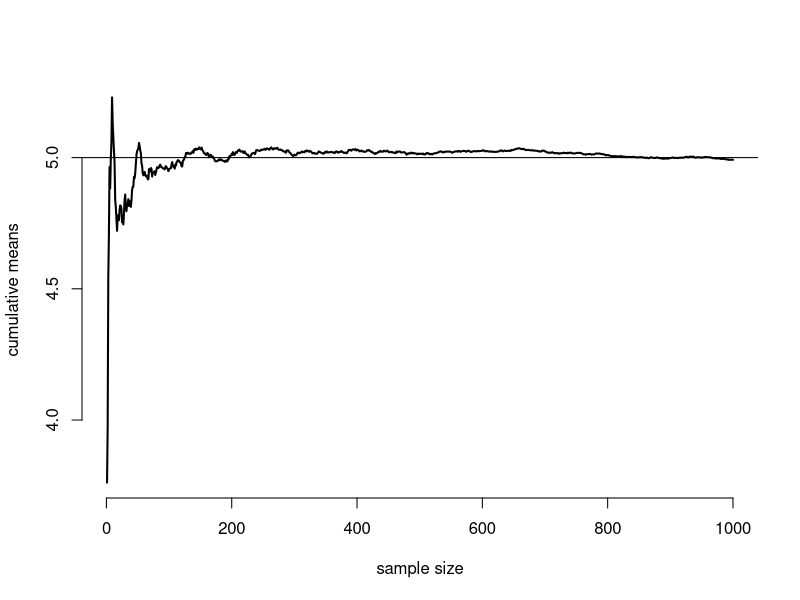
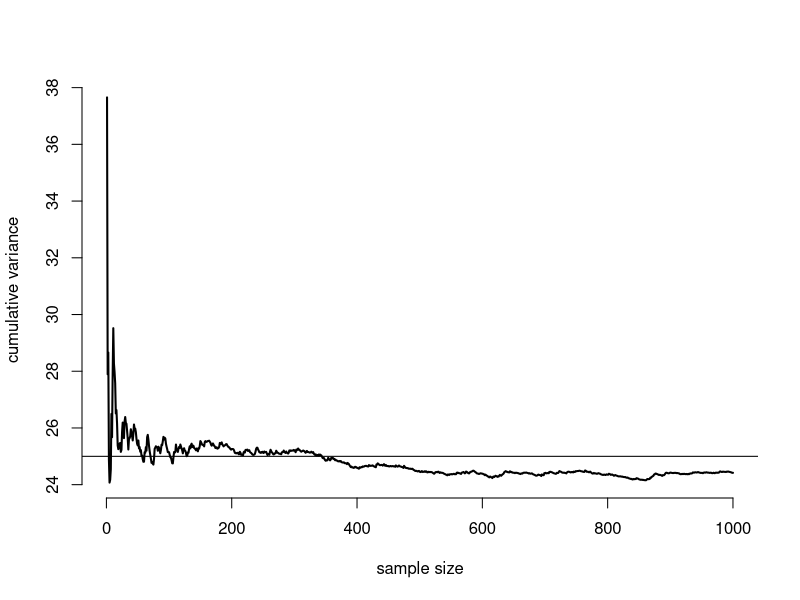
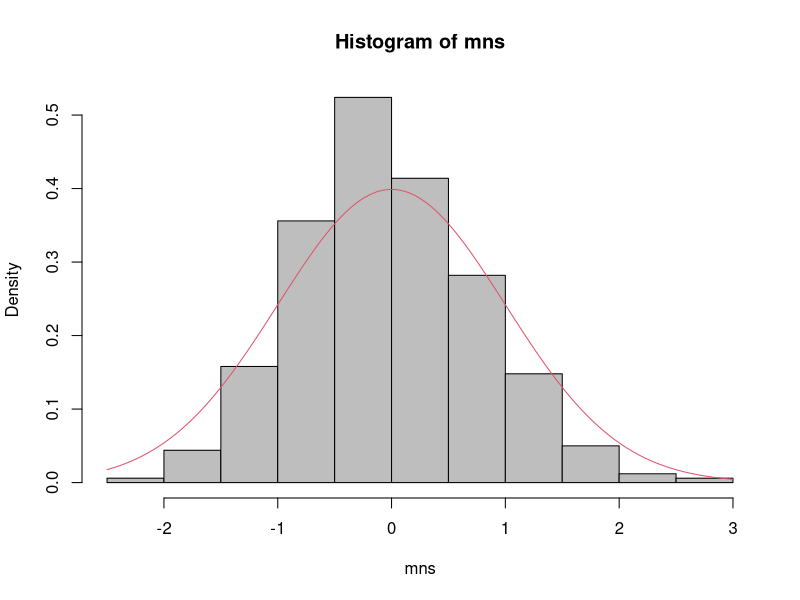
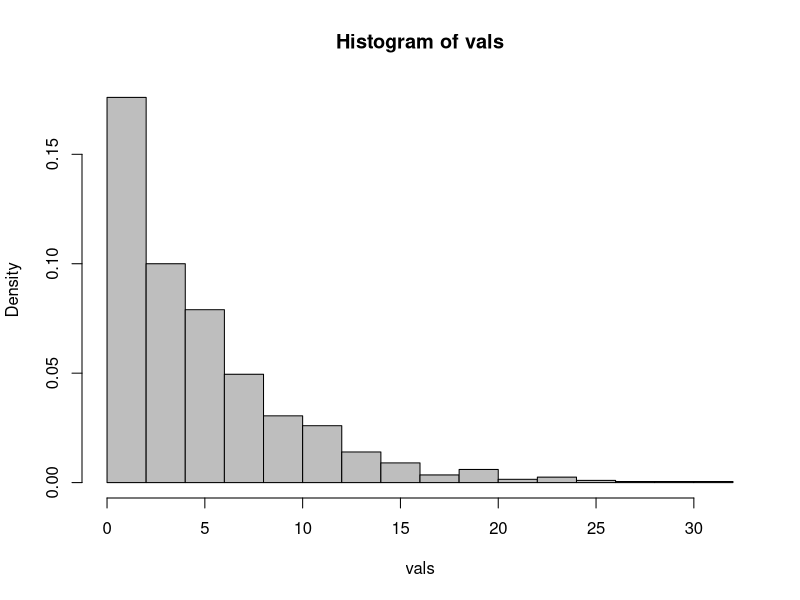

R code for these plots, in order:
## ---- chunk 1
n <- 1000; 
means = c()
meanValueCumulative = 0
for (i in 1 : n){
  meanValue = mean(rexp(40, 0.2))
  meanValueCumulative = meanValueCumulative + meanValue
  meanNow = meanValueCumulative / i 
  means = c(means, meanNow)
} 

plot(1 : n, means, type = "l", lwd = 2, frame = FALSE, ylab = "cumulative means", xlab = "sample size") 

abline(h = 5)
## ---- chunk 2
n <- 1000; 
means = c()
meanValueCumulative = 0
for (i in 1 : n){
  meanValue = var(rexp(40, 0.2))
  meanValueCumulative = meanValueCumulative + meanValue
  meanNow = meanValueCumulative / i 
  means = c(means, meanNow)
} 

plot(1 : n, means, type = "l", lwd = 2, frame = FALSE, ylab = "cumulative variance", xlab = "sample size") 

abline(h = 25)
## ---- chunk 3
mns = NULL
for (i in 1 : 1000) mns = c(mns, mean(rexp(40, 0.2)-5))
hist(mns, freq = FALSE, col = "grey")
curve(dnorm, col = 2, add = TRUE)
## ---- chunk 4
vals = rexp(1000, 0.2)
hist(vals, freq = FALSE, col = "grey")
